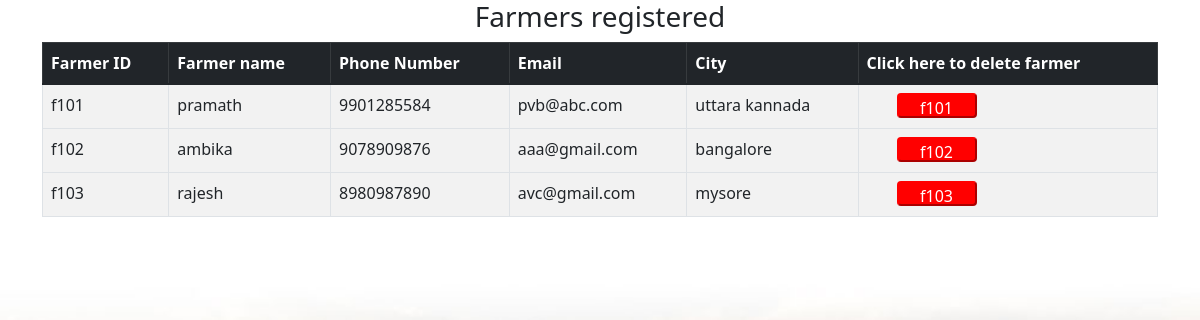
Screenshot of /adminfarmerview.php with the database file from the repository.
### tables this page shows
CREATE TABLE `farmer` (
  `farmer_id` varchar(100) NOT NULL,
  `farmer_name` varchar(100) NOT NULL,
  `phone_number` varchar(50) NOT NULL,
  `email` varchar(100) NOT NULL,
  `city` varchar(100) NOT NULL
);

### adminfarmerview.php (the view, shortened to what this page needs)
<!DOCTYPE html>
  <html lang="en">
  <head>
      <link href="https://cdn.jsdelivr.net/npm/bootstrap@5.1.3/dist/css/bootstrap.min.css" rel="stylesheet">
  </head>
  <body style="background: url('images/img1.jpg');
background-repeat: no-repeat;
background-size: 100%;
background-attachment: fixed;">
  <div class="container">
        <div class="tablename"><h3 align=center>Farmers registered</h3></div>
      <table class="table table-striped table-bordered">
        <thead class="table-dark">
        <tr>
          <th>Farmer ID</th>
          <th>Farmer name</th>
          <th>Phone Number</th>
          <th>Email</th>
          <th>City</th>
          <th>Click here to delete farmer</th>
        </tr>
        </thead>
         <?php
         $con=mysqli_connect('localhost','root','');
         mysqli_select_db($con,'agromap');
         $query="SELECT farmer_id,farmer_name,phone_number,email,city from farmer;";
         $result=$con->query($query);
         if($result->num_rows>0)
         {
           while($row=$result->fetch_assoc())
           {
             $f_id=$row['farmer_id'];
             echo "<tr><td>".$row["farmer_id"]."</td>
             <td>".$row["farmer_name"]."</td>
             <td>".$row["phone_number"]."</td>
             <td>".$row["email"]."</td>
             <td>".$row["city"]."</td>
             <td><form action='adminfarmerdelete.php' method='post'><input type='submit' name='farmer' value=".$f_id." style='color:white;background:red;width: 80px;height:25px;border-radius: 4px;border-color:red;margin-left: 30px;'></form></td><tr>";
           }
           echo "</table>";
         }
         else{
           echo "<h2 align=center>No Farmers to display</h2>";
         }
         ?>
    </div>
  </body>
</html>

### rows the page displays
farmer: farmer_id "f101", farmer_name "pramath", phone_number "9901285584", email "pvb@abc.com", city "uttara kannada", farmer "f101"
farmer: farmer_id "f102", farmer_name "ambika", phone_number "9078909876", email "aaa@gmail.com", city "bangalore", farmer "f102"
farmer: farmer_id "f103", farmer_name "rajesh", phone_number "8980987890", email "avc@gmail.com", city "mysore", farmer "f103"
